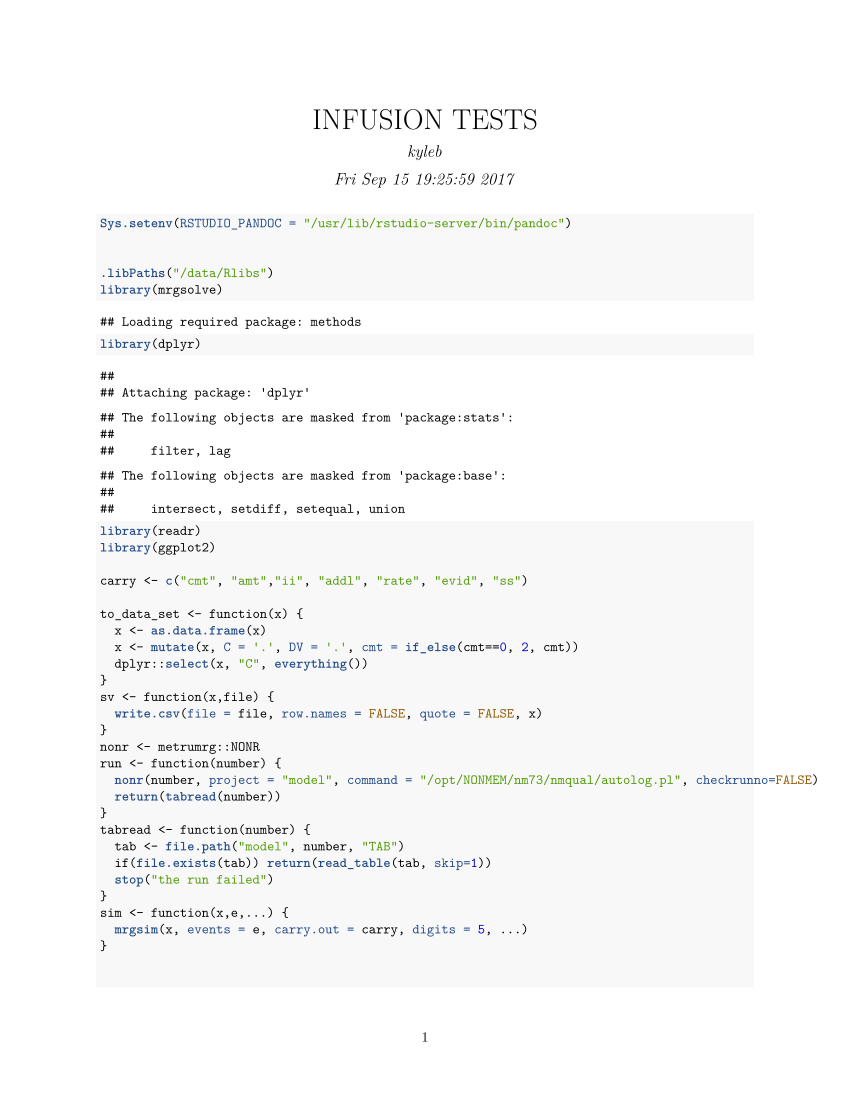

Recreate this plot in R.
##' ---
##' output: pdf_document
##' title: "INFUSION TESTS"
##' ---


Sys.setenv(RSTUDIO_PANDOC = "/usr/lib/rstudio-server/bin/pandoc")


.libPaths("/data/Rlibs")
library(mrgsolve)
library(dplyr)
library(readr)
library(ggplot2)

carry <- c("cmt", "amt","ii", "addl", "rate", "evid", "ss")

to_data_set <- function(x) {
  x <- as.data.frame(x)
  x <- mutate(x, C = '.', DV = '.', cmt = if_else(cmt==0, 2, cmt))
  dplyr::select(x, "C", everything())
}
sv <- function(x,file) {
  write.csv(file = file, row.names = FALSE, quote = FALSE, x)
}
nonr <- metrumrg::NONR
run <- function(number) {
  nonr(number, project = "model", command = "/opt/NONMEM/nm73/nmqual/autolog.pl", checkrunno=FALSE)
  return(tabread(number))
}
tabread <- function(number) {
  tab <- file.path("model", number, "TAB")
  if(file.exists(tab)) return(read_table(tab, skip=1))
  stop("the run failed")
}
sim <- function(x,e,...) {
  mrgsim(x, events = e, carry.out = carry, digits = 5, ...) 
}


code <- '
$SET req = ""
$PARAM CL = 1, V = 30, KA = 1.5
LAGT = 0, MODE = 0, DUR2 = 2, RAT2 = 10, BIOAV = 1

$PKMODEL cmt = "GUT CENT", depot = TRUE

$MAIN

F_CENT = BIOAV;
ALAG_CENT = LAGT;

if(MODE==1) R_CENT = RAT2;
if(MODE==2) D_CENT = DUR2;


$TABLE
capture DV = (CENT/(V/1000));
capture CP = DV;

$CAPTURE LAGT MODE DUR2 RAT2 BIOAV
'

mod <- mcode_cache("tests1", code)

##' # BOLUS
e <- ev(amt = 100)
out <- sim(mod, e)
data <- to_data_set(out)
sv(data, "data/101.csv")
outt <- run(101)


##' ## SUMMARY
summary(out$CP-outt$CP)


##' # INFUSION
e <- ev(amt = 100, rate = 10)
out <- sim(mod, e)
data = to_data_set(out)
sv(data, "data/101.csv")
outt <- run(101)

##' ## SUMMARY
summary(out$CP - outt$CP)


##' # INFUSION, LAG
e <- ev(amt = 100, rate = 10, cmt = 2, LAGT = 5)
out <- sim(mod, e)
data = to_data_set(out)
sv(data, "data/101.csv")
outt <- run(101)

##' ## SUMMARY
summary(out$CP - outt$CP)

##' # INFUSION, MULTIPLE
e <- ev(amt = 100, rate = 10, cmt = 2, ii = 8, addl = 2)
out <- sim(mod, e)
data = to_data_set(out)
sv(data, "data/101.csv")
outt <- run(101)

##' ## SUMMARY
summary(out$CP - outt$CP)


##' # INFUSION, MULTIPLE, LAG, II < DUR
e <- ev(amt = 100, rate = 100/10, cmt = 2, ii = 6, addl = 2, LAGT = 2)
out <- as.data.frame(sim(mod, e, end = 48))
data = to_data_set(out)
sv(data, "data/101.csv")
outt <- run(101)


##' ## SUMMARY
summary(out$CP - outt$CP)

##' # INFUSION, MULTIPLE, LAG, II > DUR
e <- ev(amt = 100, rate = 10, cmt = 2, ii = 12, addl = 2, LAGT = 2)
out <- as.data.frame(sim(mod, e, end = 48))
data = to_data_set(out)
sv(data, "data/101.csv")
outt <- run(101)

##' ## SUMMARY
summary(out$CP - outt$CP)


##' # INFUSION, MULTIPLE, II > DUR
e <- ev(amt = 100, rate = 100/10, cmt = 2, ii = 24, addl = 2)
out <- as.data.frame(sim(mod, e, end = 72))
data = to_data_set(out)
sv(data, "data/101.csv")
outt <- run(101)

##' ## SUMMARY
summary(out$CP - outt$CP)

##' # INFUSION, MULTIPLE, II < DUR
e <- ev(amt = 100, rate = 100/10, cmt = 2, ii = 6, addl = 4)
out <- as.data.frame(sim(mod, e, end = 72))
data = to_data_set(out)
sv(data, "data/101.csv")
outt <- run(101)

##' ## SUMMARY
summary(out$CP - outt$CP)



##' # INFUSION, BIOAV
e <- ev(amt = 100, rate = 100/5, cmt = 2, ii = 12, addl = 4, BIOAV = 0.7)
out <- as.data.frame(sim(mod, e, end = 72))
data = to_data_set(out)
sv(data, "data/101.csv")
outt <- run(101)

##' ## SUMMARY
summary(out$CP - outt$CP)

##' # INFUSION, BIOAV, DUR
e <- ev(amt = 100, rate = -2, cmt = 2, ii = 12, addl = 4, BIOAV = 0.7, DUR2 = 7, MODE = 2)
out <- as.data.frame(sim(mod, e, end = 72))
data = to_data_set(out)
sv(data, "data/101.csv")
outt <- run(101)

##' ## SUMMARY
summary(out$CP - outt$CP)

# start <- seq(0,4*12,12)
# end <- start + 7
# summary(out$CP - outt$CP)
# ggplot(out, aes(time,CP)) + geom_line() + 
#   geom_vline(xintercept = c(start,end), col="firebrick")


##' # INFUSION, BIOAV, RATE
e <- ev(amt = 100, rate = -1, cmt = 2, ii = 12, addl = 4, BIOAV = 0.7, R2 = 100/9, MODE = 1)
out <- as.data.frame(sim(mod, e, end = 72))
data = to_data_set(out)
sv(data, "data/101.csv")
outt <- run(101)

##' ## SUMMARY
summary(out$CP - outt$CP)

##' # INFUSION, BIOAV, RATE, LAGTIME
e <- ev(amt = 100, rate = -1, cmt = 2, ii = 12, addl = 4,  RAT2 = signif(100/9,5), MODE = 1, LAGT = 3)
out <- as.data.frame(sim(mod, e, end = 72))
data = to_data_set(out)
sv(data, "data/101.csv")
outt <- run(101)

##' ## SUMMARY
summary(out$CP - outt$CP)

#+
start <- 3+seq(0,4*12,12)
end <- (start + 9)
summary(out$CP - outt$CP)
ggplot(out, aes(time,CP)) + geom_line() + 
  geom_vline(xintercept = c(start,end), col="firebrick")


##' # INFUSION, SS
e <- ev(amt = 100, rate = -1, cmt = 2, ii = 12, addl = 4,  RAT2 = signif(100/9,5), MODE = 1, ss = 1)
out <- as.data.frame(sim(mod, e, end = 72))
data = to_data_set(out)
sv(data, "data/101.csv")
outt <- run(101)
out$NM <- outt$CP
head(out)

##' ## SUMMARY
summary(out$CP - outt$CP)

##' # INFUSION, SS, BIOAV
e <- ev(amt = 100, rate = -1, cmt = 2, ii = 12, addl = 4,  RAT2 = 100/10, MODE = 1, ss = 1, BIOAV = 0.3)
out <- as.data.frame(sim(mod, e, end = 72))
data = to_data_set(out)
sv(data, "data/101.csv")
outt <- run(101)
out$NM <- outt$CP
head(out)

##' ## SUMMARY
summary(out$CP - outt$CP)

##' # INFUSION, SS, BIOAV, DUR
e <- ev(amt = 100, rate = -2, cmt = 2, ii = 12, addl = 4,  DUR2 = 2, MODE = 2, ss = 1, BIOAV = 0.3)
out <- sim(mod, e, end = 72)
plot(out)
data = to_data_set(out)
sv(data, "data/101.csv")
outt <- run(101)
head(out)

##' ## SUMMARY
summary(out$CP - outt$CP)


##' # INFUSION, SS, BIOAV, DUR, DUR == II
e <- ev(amt = 100, rate = -2, cmt = 2, ii = 6, addl = 4,  DUR2 = 6, MODE = 2, ss = 1, BIOAV = 0.4)
out <- sim(mod, e, end = 72)
plot(out)
data = to_data_set(out)
sv(data, "data/101.csv")
outt <- run(101)
head(out)

##' ## SUMMARY
summary(out$CP - outt$CP)

##' # INFUSION, SS, BIOAV, DUR, II multiple of DUR
e <- ev(amt = 100, rate = -2, cmt = 2, ii = 6, addl = 4,  DUR2 = 12, MODE = 2, ss = 1, BIOAV = 0.4)
out <- sim(mod, e, end = 72)
plot(out)
data = to_data_set(out)
sv(data, "data/101.csv")
outt <- run(101)
head(out)

##' ## SUMMARY
summary(out$CP - outt$CP)


##' # INFUSION, SS, BIOAV, DUR,  II < DUR
e <- ev(amt = 100, rate = -2, cmt = 2, ii = 6, addl = 4,  DUR2 = 10, MODE = 2, ss = 1, BIOAV = 0.65)
out <- sim(mod, e, end = 72)
plot(out)
data = to_data_set(out)
sv(data, "data/101.csv")
outt <- run(101)
head(out)

##' ## SUMMARY
summary(out$CP - outt$CP)


##' # BOLUS, SS
e <- ev(amt = 100, cmt = 2, ii = 12, addl = 4, ss = 1)
out <- as.data.frame(sim(mod, e, end = 72))
data = to_data_set(out)
sv(data, "data/101.csv")
outt <- run(101)
out$NM <- outt$CP
head(out)

##' ## SUMMARY
summary(out$CP - outt$CP)


##' # Control stream
#+ comment = "  "
writeLines(readLines("model/101.ctl"))
#+
devtools::session_info()
